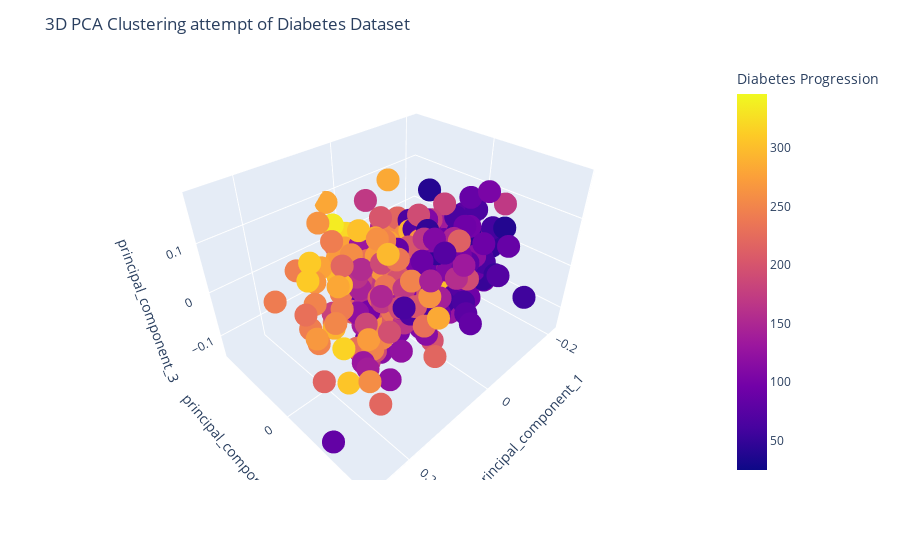

Notebook code for this chart:
### Code cell
fig_pca = px.scatter_3d(
    df_pca_3D, 
    x = 'principal_component_1', 
    y = 'principal_component_2', 
    z = 'principal_component_3',
    color='Diabetes Progression')
fig_pca.update_layout(title="3D PCA Clustering attempt of Diabetes Dataset")

fig_pca.show()

### Figure 1 — Plotly figure (JSON) as saved in the notebook; plotly's stock layout.template omitted (floating-point values rounded to 4 significant figures; data arrays with more than 128 entries replaced by an {"elided": "..."} marker saying what was removed)
{"data": [{"hovertemplate": "principal_component_1=%{x}<br>principal_component_2=%{y}<br>principal_component_3=%{z}<br>Diabetes Progression=%{marker.color}<extra></extra>", "legendgroup": "", "marker": {"color": {"elided": "442 int values"}, "coloraxis": "coloraxis", "symbol": "circle"}, "mode": "markers", "name": "", "scene": "scene", "showlegend": false, "type": "scatter3d", "x": {"elided": "442 float values"}, "y": {"elided": "442 float values"}, "z": {"elided": "442 float values"}}], "layout": {"coloraxis": {"colorbar": {"title": {"text": "Diabetes Progression"}}, "colorscale": [[0, "#0d0887"], [0.1111, "#46039f"], [0.2222, "#7201a8"], [0.3333, "#9c179e"], [0.4444, "#bd3786"], [0.5556, "#d8576b"], [0.6667, "#ed7953"], [0.7778, "#fb9f3a"], [0.8889, "#fdca26"], [1, "#f0f921"]]}, "legend": {"tracegroupgap": 0}, "margin": {"t": 60}, "scene": {"domain": {"x": [0, 1], "y": [0, 1]}, "xaxis": {"title": {"text": "principal_component_1"}}, "yaxis": {"title": {"text": "principal_component_2"}}, "zaxis": {"title": {"text": "principal_component_3"}}}, "title": {"text": "3D PCA Clustering attempt of Diabetes Dataset"}}}
